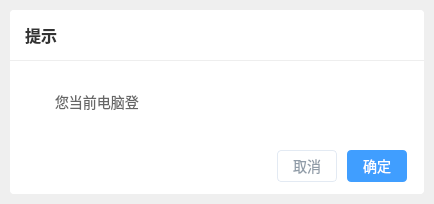
<?xml version="1.0" encoding="UTF-8"?>
<ui version="4.0">
 <class>UIMessageBox</class>
 <widget class="MyWidgetBase" name="UIMessageBox">
  <property name="geometry">
   <rect>
    <x>0</x>
    <y>0</y>
    <width>434</width>
    <height>192</height>
   </rect>
  </property>
  <property name="windowTitle">
   <string>提示</string>
  </property>
  <property name="windowIcon">
   <iconset resource="../../easyliaoclient.qrc">
    <normaloff>:/Resources/Image/easy.ico</normaloff>:/Resources/Image/easy.ico</iconset>
  </property>
  <property name="autoFillBackground">
   <bool>true</bool>
  </property>
  <property name="styleSheet">
   <string notr="true"/>
  </property>
  <layout class="QGridLayout" name="gridLayout_2">
   <property name="leftMargin">
    <number>0</number>
   </property>
   <property name="topMargin">
    <number>0</number>
   </property>
   <property name="rightMargin">
    <number>0</number>
   </property>
   <property name="bottomMargin">
    <number>0</number>
   </property>
   <property name="spacing">
    <number>0</number>
   </property>
   <item row="0" column="0">
    <widget class="QWidget" name="widget_bg" native="true">
     <property name="styleSheet">
      <string notr="true">border-radius: 8px;</string>
     </property>
     <layout class="QGridLayout" name="gridLayout_6">
      <property name="leftMargin">
       <number>10</number>
      </property>
      <property name="topMargin">
       <number>10</number>
      </property>
      <property name="rightMargin">
       <number>10</number>
      </property>
      <property name="bottomMargin">
       <number>10</number>
      </property>
      <property name="spacing">
       <number>0</number>
      </property>
      <item row="0" column="0">
       <widget class="QStackedWidget" name="stackedWidget_bg">
        <property name="autoFillBackground">
         <bool>false</bool>
        </property>
        <property name="styleSheet">
         <string notr="true">background-color: rgb(255, 255, 255);</string>
        </property>
        <property name="currentIndex">
         <number>0</number>
        </property>
        <widget class="QWidget" name="page">
         <property name="autoFillBackground">
          <bool>false</bool>
         </property>
         <property name="styleSheet">
          <string notr="true">background: #FFFFFF;
border-radius: 4px;</string>
         </property>
         <layout class="QGridLayout" name="gridLayout">
          <property name="leftMargin">
           <number>0</number>
          </property>
          <property name="topMargin">
           <number>0</number>
          </property>
          <property name="rightMargin">
           <number>0</number>
          </property>
          <property name="bottomMargin">
           <number>0</number>
          </property>
          <property name="spacing">
           <number>0</number>
          </property>
          <item row="0" column="0">
           <widget class="QWidget" name="widget" native="true">
            <property name="styleSheet">
             <string notr="true">background: #FFFFFF;</string>
            </property>
            <layout class="QVBoxLayout" name="verticalLayout_2">
             <property name="spacing">
              <number>0</number>
             </property>
             <property name="leftMargin">
              <number>0</number>
             </property>
             <property name="topMargin">
              <number>0</number>
             </property>
             <property name="rightMargin">
              <number>0</number>
             </property>
             <property name="bottomMargin">
              <number>12</number>
             </property>
             <item>
              <widget class="QWidget" name="headwidget" native="true">
               <property name="minimumSize">
                <size>
                 <width>0</width>
                 <height>50</height>
                </size>
               </property>
               <property name="maximumSize">
                <size>
                 <width>16777215</width>
                 <height>50</height>
                </size>
               </property>
               <layout class="QHBoxLayout" name="horizontalLayout_2">
                <property name="spacing">
                 <number>0</number>
                </property>
                <property name="leftMargin">
                 <number>15</number>
                </property>
                <property name="topMargin">
                 <number>0</number>
                </property>
                <property name="rightMargin">
                 <number>15</number>
                </property>
                <property name="bottomMargin">
                 <number>0</number>
                </property>
                <item>
                 <widget class="QLabel" name="label">
                  <property name="styleSheet">
                   <string notr="true">font-size: 16px;
font-weight: 500;
color: #333333;
line-height: 22px;</string>
                  </property>
                  <property name="text">
                   <string>提示</string>
                  </property>
                 </widget>
                </item>
                <item>
                 <spacer name="horizontalSpacer_3">
                  <property name="orientation">
                   <enum>Qt::Horizontal</enum>
                  </property>
                  <property name="sizeHint" stdset="0">
                   <size>
                    <width>276</width>
                    <height>20</height>
                   </size>
                  </property>
                 </spacer>
                </item>
                <item>
                 <widget class="QToolButton" name="closetoolButton">
                  <property name="styleSheet">
                   <string notr="true">QToolButton{
        border-image: url(:/CommIcon/Resources/CommIcon/uptips_close_normal.png);
}
QToolButton:hover{
        border-image: url(:/CommIcon/Resources/CommIcon/uptips_close_hover.png);
}
QToolButton:pressed{
        border-image: url(:/CommIcon/Resources/CommIcon/uptips_close_hover.png);
}</string>
                  </property>
                  <property name="text">
                   <string/>
                  </property>
                 </widget>
                </item>
               </layout>
              </widget>
             </item>
             <item>
              <widget class="Line" name="line">
               <property name="minimumSize">
                <size>
                 <width>0</width>
                 <height>1</height>
                </size>
               </property>
               <property name="maximumSize">
                <size>
                 <width>16777215</width>
                 <height>1</height>
                </size>
               </property>
               <property name="styleSheet">
                <string notr="true">width: 396px;
height: 1px;
background: #EEEEEE;
border-radius: 1px;</string>
               </property>
               <property name="orientation">
                <enum>Qt::Horizontal</enum>
               </property>
              </widget>
             </item>
             <item>
              <widget class="QWidget" name="middlewidget" native="true">
               <layout class="QGridLayout" name="gridLayout_3">
                <property name="leftMargin">
                 <number>15</number>
                </property>
                <property name="topMargin">
                 <number>30</number>
                </property>
                <property name="rightMargin">
                 <number>15</number>
                </property>
                <property name="bottomMargin">
                 <number>9</number>
                </property>
                <item row="1" column="0">
                 <widget class="QLabel" name="label_2">
                  <property name="minimumSize">
                   <size>
                    <width>24</width>
                    <height>24</height>
                   </size>
                  </property>
                  <property name="maximumSize">
                   <size>
                    <width>24</width>
                    <height>24</height>
                   </size>
                  </property>
                  <property name="pixmap">
                   <pixmap resource="../../easyliaoclient.qrc">:/Resources/SVG/msg_tips.svg</pixmap>
                  </property>
                 </widget>
                </item>
                <item row="2" column="0">
                 <spacer name="verticalSpacer">
                  <property name="orientation">
                   <enum>Qt::Vertical</enum>
                  </property>
                  <property name="sizeHint" stdset="0">
                   <size>
                    <width>20</width>
                    <height>40</height>
                   </size>
                  </property>
                 </spacer>
                </item>
                <item row="1" column="1" rowspan="2">
                 <widget class="QLabel" name="m_tipContent">
                  <property name="sizePolicy">
                   <sizepolicy hsizetype="Preferred" vsizetype="MinimumExpanding">
                    <horstretch>0</horstretch>
                    <verstretch>0</verstretch>
                   </sizepolicy>
                  </property>
                  <property name="styleSheet">
                   <string notr="true">font-size: 14px;
font-weight: 400;
color: #666666;
line-height: 12px;</string>
                  </property>
                  <property name="text">
                   <string>您当前电脑登</string>
                  </property>
                  <property name="alignment">
                   <set>Qt::AlignLeading|Qt::AlignLeft|Qt::AlignTop</set>
                  </property>
                  <property name="wordWrap">
                   <bool>true</bool>
                  </property>
                  <property name="margin">
                   <number>2</number>
                  </property>
                  <property name="indent">
                   <number>-1</number>
                  </property>
                 </widget>
                </item>
               </layout>
              </widget>
             </item>
             <item>
              <widget class="QWidget" name="tailwidget" native="true">
               <property name="minimumSize">
                <size>
                 <width>0</width>
                 <height>32</height>
                </size>
               </property>
               <property name="maximumSize">
                <size>
                 <width>16777215</width>
                 <height>32</height>
                </size>
               </property>
               <layout class="QHBoxLayout" name="horizontalLayout_3">
                <property name="spacing">
                 <number>10</number>
                </property>
                <property name="leftMargin">
                 <number>0</number>
                </property>
                <property name="topMargin">
                 <number>0</number>
                </property>
                <property name="rightMargin">
                 <number>17</number>
                </property>
                <property name="bottomMargin">
                 <number>0</number>
                </property>
                <item>
                 <spacer name="horizontalSpacer_4">
                  <property name="orientation">
                   <enum>Qt::Horizontal</enum>
                  </property>
                  <property name="sizeType">
                   <enum>QSizePolicy::Expanding</enum>
                  </property>
                  <property name="sizeHint" stdset="0">
                   <size>
                    <width>196</width>
                    <height>11</height>
                   </size>
                  </property>
                 </spacer>
                </item>
                <item>
                 <widget class="QPushButton" name="cancelpushButton">
                  <property name="minimumSize">
                   <size>
                    <width>60</width>
                    <height>32</height>
                   </size>
                  </property>
                  <property name="maximumSize">
                   <size>
                    <width>60</width>
                    <height>32</height>
                   </size>
                  </property>
                  <property name="styleSheet">
                   <string notr="true">border-radius: 4px;
border: 1px solid #E3EAF3;

font-size: 14px;
color: #909CA8;
line-height: 20px;</string>
                  </property>
                  <property name="text">
                   <string>取消</string>
                  </property>
                 </widget>
                </item>
                <item>
                 <widget class="QPushButton" name="okpushButton">
                  <property name="minimumSize">
                   <size>
                    <width>60</width>
                    <height>32</height>
                   </size>
                  </property>
                  <property name="maximumSize">
                   <size>
                    <width>60</width>
                    <height>32</height>
                   </size>
                  </property>
                  <property name="styleSheet">
                   <string notr="true">background: #409EFF;
border-radius: 4px;

font-size: 14px;
color: #FFFFFF;
line-height: 20px;</string>
                  </property>
                  <property name="text">
                   <string>确定</string>
                  </property>
                 </widget>
                </item>
               </layout>
              </widget>
             </item>
            </layout>
           </widget>
          </item>
         </layout>
        </widget>
        <widget class="QWidget" name="page_2">
         <layout class="QGridLayout" name="gridLayout_5">
          <property name="leftMargin">
           <number>0</number>
          </property>
          <property name="topMargin">
           <number>0</number>
          </property>
          <property name="rightMargin">
           <number>0</number>
          </property>
          <property name="bottomMargin">
           <number>0</number>
          </property>
          <property name="spacing">
           <number>0</number>
          </property>
          <item row="0" column="0">
           <widget class="QWidget" name="widget_2" native="true">
            <property name="styleSheet">
             <string notr="true">background: #FFFFFF;</string>
            </property>
            <layout class="QVBoxLayout" name="verticalLayout_4">
             <property name="spacing">
              <number>0</number>
             </property>
             <property name="leftMargin">
              <number>0</number>
             </property>
             <property name="topMargin">
              <number>0</number>
             </property>
             <property name="rightMargin">
              <number>0</number>
             </property>
             <property name="bottomMargin">
              <number>12</number>
             </property>
             <item>
              <widget class="QWidget" name="headwidget_2" native="true">
               <property name="minimumSize">
                <size>
                 <width>0</width>
                 <height>54</height>
                </size>
               </property>
               <property name="maximumSize">
                <size>
                 <width>16777215</width>
                 <height>54</height>
                </size>
               </property>
               <layout class="QHBoxLayout" name="horizontalLayout_4">
                <property name="spacing">
                 <number>0</number>
                </property>
                <property name="leftMargin">
                 <number>15</number>
                </property>
                <property name="topMargin">
                 <number>0</number>
                </property>
                <property name="rightMargin">
                 <number>15</number>
                </property>
                <property name="bottomMargin">
                 <number>0</number>
                </property>
                <item>
                 <widget class="QLabel" name="label_3">
                  <property name="styleSheet">
                   <string notr="true">width: 64px;
height: 22px;
font-size: 16px;
font-weight: 500;
color: #333333;
line-height: 22px;</string>
                  </property>
                  <property name="text">
                   <string>登录异常</string>
                  </property>
                 </widget>
                </item>
                <item>
                 <spacer name="horizontalSpacer_5">
                  <property name="orientation">
                   <enum>Qt::Horizontal</enum>
                  </property>
                  <property name="sizeHint" stdset="0">
                   <size>
                    <width>276</width>
                    <height>20</height>
                   </size>
                  </property>
                 </spacer>
                </item>
                <item>
                 <widget class="QToolButton" name="closetoolButton_2">
                  <property name="styleSheet">
                   <string notr="true">QToolButton{
        border-image: url(:/CommIcon/Resources/CommIcon/uptips_close_normal.png);
}
QToolButton:hover{
        border-image: url(:/CommIcon/Resources/CommIcon/uptips_close_hover.png);
}
QToolButton:pressed{
        border-image: url(:/CommIcon/Resources/CommIcon/uptips_close_hover.png);
}</string>
                  </property>
                  <property name="text">
                   <string/>
                  </property>
                 </widget>
                </item>
               </layout>
              </widget>
             </item>
             <item>
              <widget class="Line" name="line_2">
               <property name="styleSheet">
                <string notr="true">width: 396px;
height: 1px;
background: #EEEEEE;
border-radius: 1px;</string>
               </property>
               <property name="orientation">
                <enum>Qt::Horizontal</enum>
               </property>
              </widget>
             </item>
             <item>
              <widget class="QWidget" name="middlewidget_2" native="true">
               <layout class="QGridLayout" name="gridLayout_4">
                <property name="leftMargin">
                 <number>0</number>
                </property>
                <property name="topMargin">
                 <number>0</number>
                </property>
                <property name="rightMargin">
                 <number>0</number>
                </property>
                <property name="bottomMargin">
                 <number>0</number>
                </property>
                <item row="0" column="0" colspan="2">
                 <widget class="QLabel" name="label_6">
                  <property name="styleSheet">
                   <string notr="true">width: 162px;
height: 25px;
font-size: 18px;
font-weight: 600;
color: #333333;
line-height: 25px;
background-image: url(:/Resources/Image/Login/Login_exception_prompt.png);
background-repeat: repeat-no-repeat;
background-position: left;
background-origin:content;
margin-left:120;
margin-right:95;</string>
                  </property>
                  <property name="text">
                   <string>当前账号已永久冻结</string>
                  </property>
                  <property name="scaledContents">
                   <bool>false</bool>
                  </property>
                  <property name="alignment">
                   <set>Qt::AlignCenter</set>
                  </property>
                 </widget>
                </item>
                <item row="1" column="0" colspan="2">
                 <widget class="QLabel" name="label_5">
                  <property name="styleSheet">
                   <string notr="true">width: 154px;
height: 20px;
font-size: 14px;
font-weight: 400;
color: #666666;
line-height: 20px;</string>
                  </property>
                  <property name="text">
                   <string>请使用下述方式进行解冻</string>
                  </property>
                  <property name="alignment">
                   <set>Qt::AlignCenter</set>
                  </property>
                 </widget>
                </item>
                <item row="2" column="0" colspan="2">
                 <widget class="QLabel" name="label_4">
                  <property name="styleSheet">
                   <string notr="true">width: 210px;
height: 20px;
font-size: 14px;
font-weight: 400;
color: #999990;
line-height: 20px;</string>
                  </property>
                  <property name="text">
                   <string>警 : 若无法解冻请联系管理员操作</string>
                  </property>
                  <property name="alignment">
                   <set>Qt::AlignCenter</set>
                  </property>
                 </widget>
                </item>
               </layout>
              </widget>
             </item>
             <item>
              <widget class="QWidget" name="tailwidget_2" native="true">
               <property name="minimumSize">
                <size>
                 <width>0</width>
                 <height>32</height>
                </size>
               </property>
               <property name="maximumSize">
                <size>
                 <width>16777215</width>
                 <height>32</height>
                </size>
               </property>
               <layout class="QHBoxLayout" name="horizontalLayout_5">
                <property name="spacing">
                 <number>10</number>
                </property>
                <property name="leftMargin">
                 <number>0</number>
                </property>
                <property name="topMargin">
                 <number>0</number>
                </property>
                <property name="rightMargin">
                 <number>17</number>
                </property>
                <property name="bottomMargin">
                 <number>0</number>
                </property>
                <item>
                 <spacer name="horizontalSpacer_6">
                  <property name="orientation">
                   <enum>Qt::Horizontal</enum>
                  </property>
                  <property name="sizeType">
                   <enum>QSizePolicy::Expanding</enum>
                  </property>
                  <property name="sizeHint" stdset="0">
                   <size>
                    <width>196</width>
                    <height>11</height>
                   </size>
                  </property>
                 </spacer>
                </item>
                <item>
                 <widget class="QPushButton" name="cancelpushButton_2">
                  <property name="minimumSize">
                   <size>
                    <width>80</width>
                    <height>32</height>
                   </size>
                  </property>
                  <property name="maximumSize">
                   <size>
                    <width>80</width>
                    <height>32</height>
                   </size>
                  </property>
                  <property name="styleSheet">
                   <string notr="true">font-size: 14px;
font-weight: 400;
color: #FFFFFF;
line-height: 20px;
background: #409EFF;
border-radius: 4px;</string>
                  </property>
                  <property name="text">
                   <string>验证码解冻</string>
                  </property>
                 </widget>
                </item>
                <item>
                 <widget class="QPushButton" name="okpushButton_2">
                  <property name="minimumSize">
                   <size>
                    <width>80</width>
                    <height>32</height>
                   </size>
                  </property>
                  <property name="maximumSize">
                   <size>
                    <width>80</width>
                    <height>32</height>
                   </size>
                  </property>
                  <property name="styleSheet">
                   <string notr="true">font-size: 14px;
font-weight: 400;
color: #FFFFFF;
line-height: 20px;
background: #67C33A;
border-radius: 4px;</string>
                  </property>
                  <property name="text">
                   <string>微信扫码</string>
                  </property>
                 </widget>
                </item>
               </layout>
              </widget>
             </item>
            </layout>
           </widget>
          </item>
         </layout>
        </widget>
       </widget>
      </item>
     </layout>
    </widget>
   </item>
  </layout>
 </widget>
 <customwidgets>
  <customwidget>
   <class>MyWidgetBase</class>
   <extends>QWidget</extends>
   <header>mywidgetbase.h</header>
   <container>1</container>
  </customwidget>
 </customwidgets>
 <resources>
  <include location="../../easyliaoclient.qrc"/>
 </resources>
 <connections/>
</ui>
